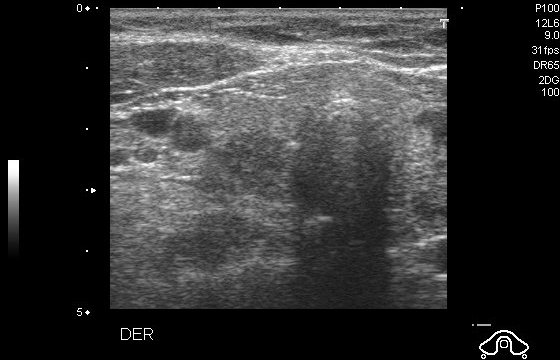
#> input picture 02_Dataset_Raw/archive/109_1.jpg, 560 x 360 px; its folder holds only this picture in this run
$ python resize_images.py
#> lines starting #> are read from the running program, lines starting #| are printed output that depends on the picture
from pathlib import Path
from PIL import Image

print("=" * 60)
print("PHASE 4 : IMAGE RESIZING")
print("=" * 60)

# Project paths

PROJECT_ROOT = Path(__file__).resolve().parent.parent

INPUT_FOLDER = PROJECT_ROOT / "02_Dataset_Raw" / "archive"
OUTPUT_FOLDER = PROJECT_ROOT / "03_Dataset_Processed" / "resized_images"

OUTPUT_FOLDER.mkdir(parents=True, exist_ok=True)

TARGET_SIZE = (128, 128)

# Find images

image_files = sorted(INPUT_FOLDER.glob("*.jpg"))

print(f"\nInput Folder : {INPUT_FOLDER}")
print(f"Output Folder: {OUTPUT_FOLDER}")

print(f"\nImages Found : {len(image_files)}")

if len(image_files) == 0:
    raise Exception("No JPG images found!")

saved = 0

# Resize

for image_path in image_files:

    img = Image.open(image_path)
#> img is the input picture: PIL image 560x360 RGB; min 0, max 255, mean 51.7

    img = img.convert("L")          # grayscale
#> img: PIL image 560x360 L

    img = img.resize(
        TARGET_SIZE,
        Image.Resampling.LANCZOS
    )
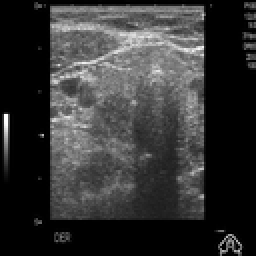
#> img: PIL image 128x128 L (shown 2 times larger); min 0, max 255, mean 51.8

    output_path = OUTPUT_FOLDER / image_path.name

    img.save(output_path)

    saved += 1

# Verify

output_images = list(OUTPUT_FOLDER.glob("*.jpg"))

print("\nProcessing Complete")
print("-" * 40)

print("Images Processed :", saved)
print("Input Images     :", len(image_files))
print("Output Images    :", len(output_images))

if len(output_images) != len(image_files):
    raise Exception("Resize failed.")

print("\nSUCCESS")
print("All images resized correctly.")

$ run again, on 02_Dataset_Raw/archive/10_1.jpg
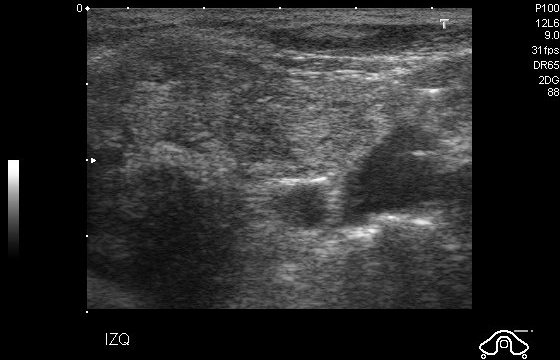
#> input picture 02_Dataset_Raw/archive/10_1.jpg, 560 x 360 px
#> img is the input picture: PIL image 560x360 RGB; min 0, max 255, mean 44.3
#> `img = img.resize( TARGET_SIZE, Image.Resampling.LANCZOS )`:
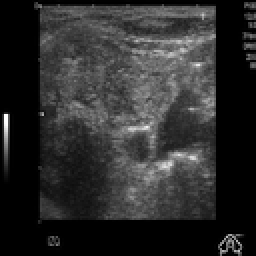
#> img: PIL image 128x128 L (shown 2 times larger); min 0, max 255, mean 44.4

$ run again, on 02_Dataset_Raw/archive/119_1.jpg
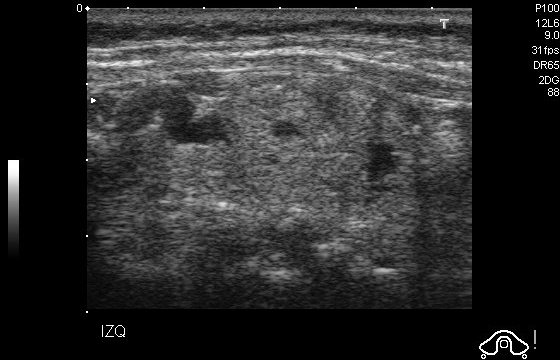
#> input picture 02_Dataset_Raw/archive/119_1.jpg, 560 x 360 px
#> img is the input picture: PIL image 560x360 RGB; min 0, max 255, mean 44.6
#> `img = img.resize( TARGET_SIZE, Image.Resampling.LANCZOS )`:
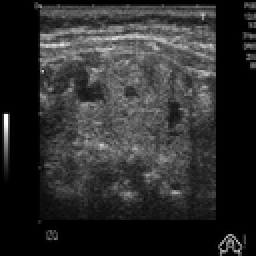
#> img: PIL image 128x128 L (shown 2 times larger); min 0, max 255, mean 44.7
